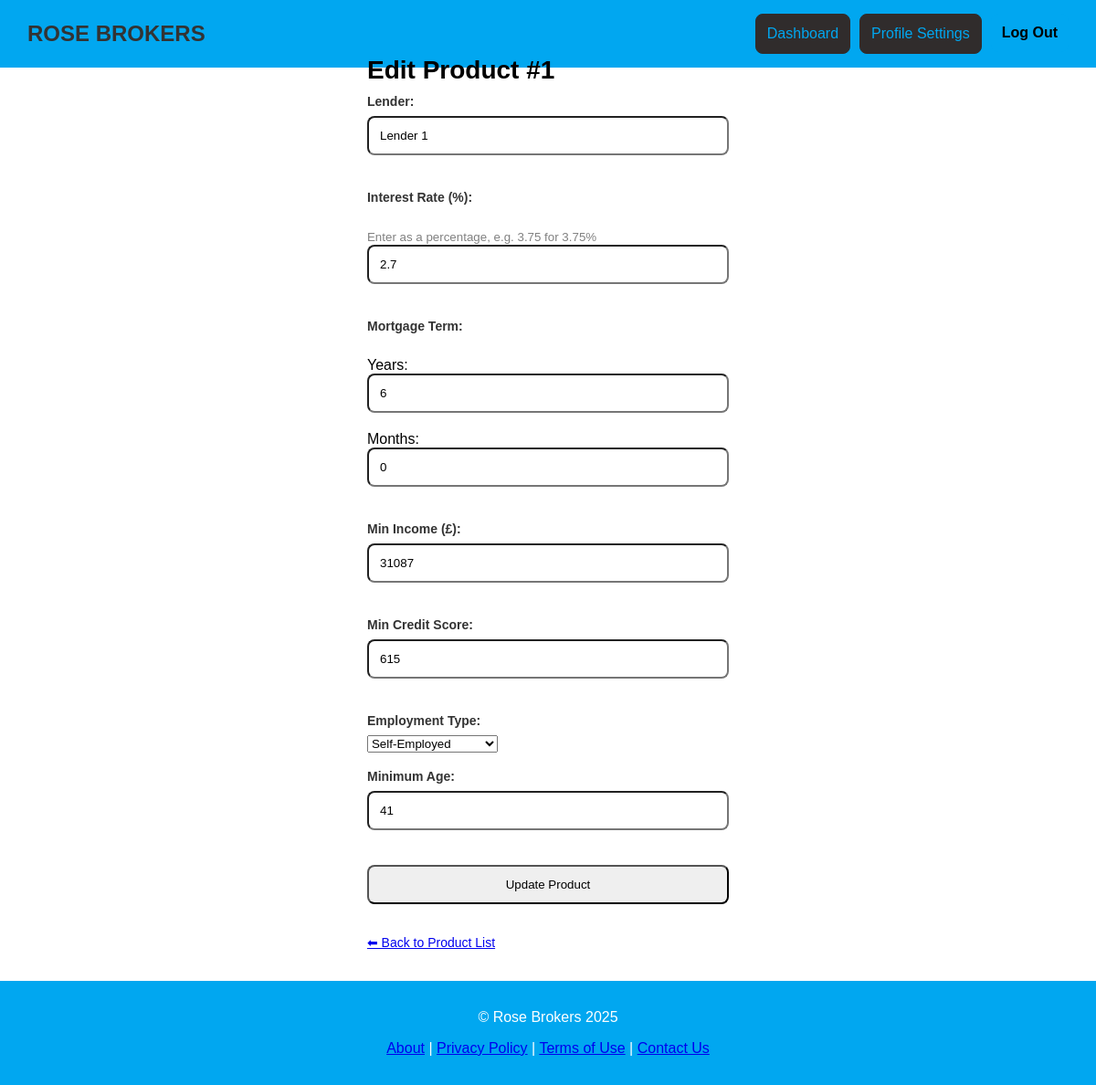
Page /edit_product.php?id=1 (signed in) on the earlier database version.
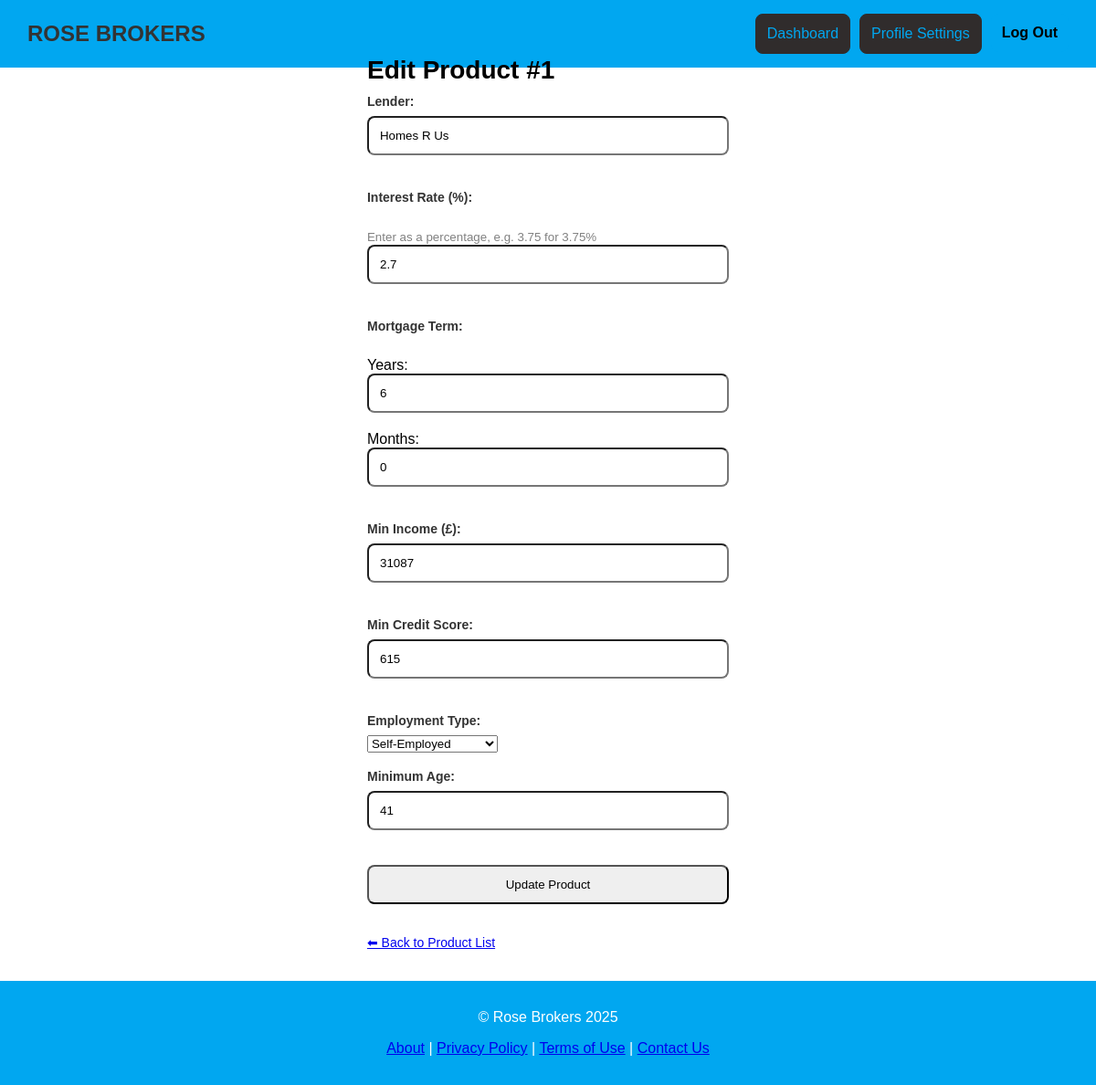
Same page on the later database version.
### tables this page shows
CREATE TABLE "Product" (
	"ProductId"	INTEGER,
	"Lender"	TEXT,
	"InterestRate"	REAL,
	"MortgageTerm"	INTEGER,
	"MinIncome"	INTEGER,
	"MinCreditScore"	INTEGER,
	"EmploymentType"	TEXT,
	"MinAge"	INTEGER,
	PRIMARY KEY("ProductId")
);

### edit_product.php (the view, shortened to what this page needs)
<?php
require 'db.php';
require 'headerFooter.php';
$productId = $_GET['id'];
$stmt = $conn->prepare("SELECT * FROM Product WHERE ProductId = ?");
$stmt->execute([$productId]);
$product = $stmt->fetch(PDO::FETCH_ASSOC);
?>
<!DOCTYPE html>
<html>
<head>
    <link rel="stylesheet" href="css/global.css" />
</head>
<body>
    <div class="container">
        <div class="add-section">
            <h2>Edit Product #<?= $product['ProductId'] ?></h2>
            <form method="POST" class="add-form">
                <label>Lender:</label>
                <input type="text" name="lender" value="<?= htmlspecialchars($product['Lender']) ?>" required><br><br>
                <label>Interest Rate (%):</label><br>
                <small style="color: gray;">Enter as a percentage, e.g. 3.75 for 3.75%</small><br>
                <input type="number" step="0.01" min="0" max="100" name="rate" value="<?= $product['InterestRate'] ?>" required><br><br>
                <label>Mortgage Term:</label><br>
                <?php
                    $years = intdiv($product['MortgageTerm'], 12);
                    $months = $product['MortgageTerm'] % 12;
                ?>
                Years:
                <input type="number" name="term_years" min="0" value="<?= $years ?>" required>
                Months:
                <input type="number" name="term_months" min="0" max="11" value="<?= $months ?>" required><br><br>
                <label>Min Income (£):</label>
                <input type="number" name="min_income" value="<?= $product['MinIncome'] ?>" required><br><br>
                <label>Min Credit Score:</label>
                <input type="number" name="credit_score" value="<?= $product['MinCreditScore'] ?>" required><br><br>
                <label>Employment Type:</label>
                <select name="employment_type" required>
                    <option value="Self-Employed" <?= $product['EmploymentType'] === 'Self-Employed' ? 'selected' : '' ?>>Self-Employed</option>
                </select><br><br>
                <label>Minimum Age:</label>
                <input type="number" name="min_age" min="18" max="100" value="<?= $product['MinAge'] ?>" required><br><br>
                <input type="submit" value="Update Product">
                <p><a href="product_list.php">⬅ Back to Product List</a></p>
            </form>
        </div>
    </div>
</body>
</html>

Differences in the rows shown:
changed product "Self-Employed": lender "Lender 1" → "Homes R Us"
